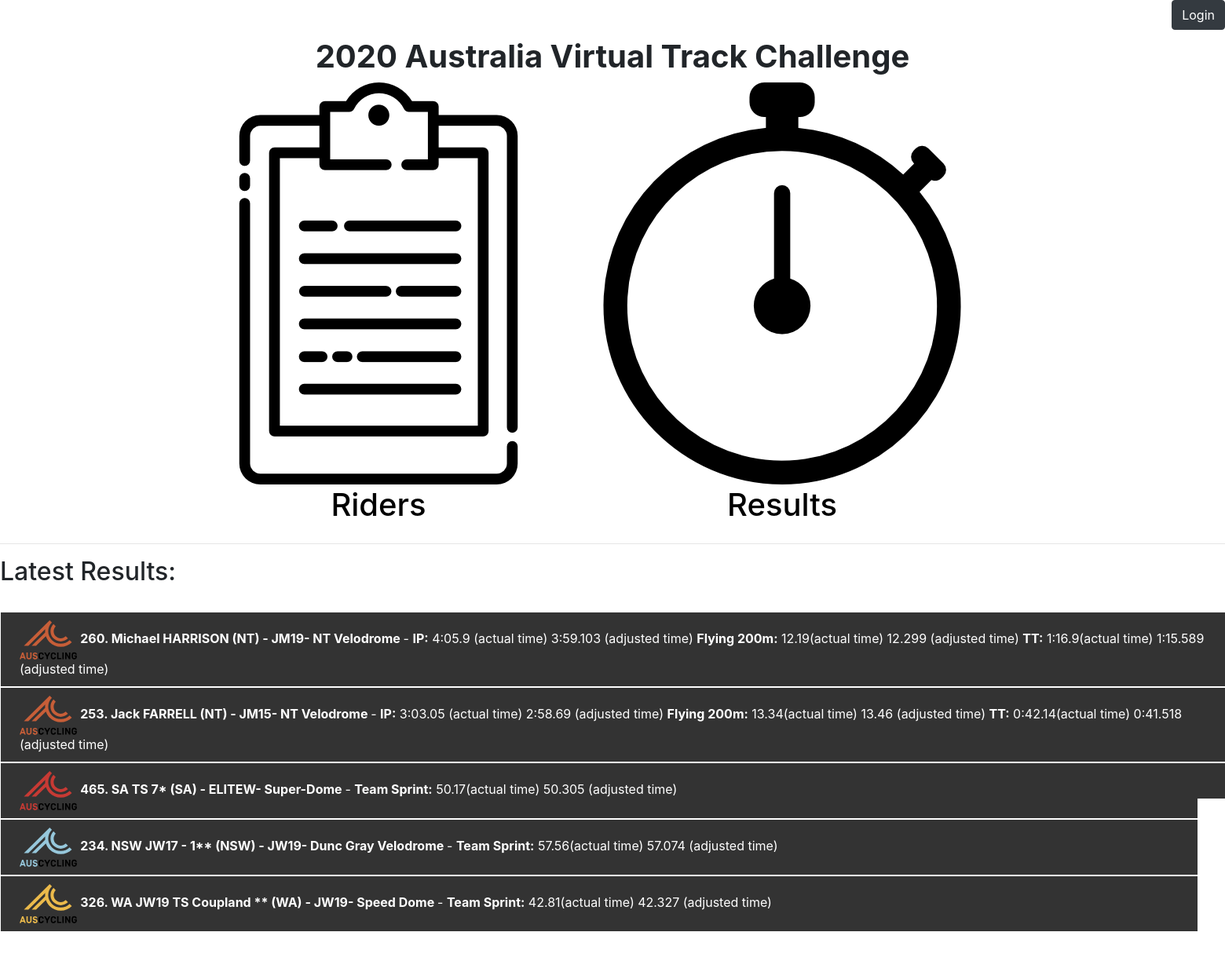
/1/, run on the app's committed database.
### web/models.py (models this page shows, shortened)
class Event(models.Model):
    name = models.CharField(null = True, max_length=100)
    date = models.DateField(null=True)
    finish = models.DateField(null=True)
    image = models.ImageField(upload_to='events/images/', null=True)
    National = 'Nat'
    NJTS = 'NJTS'
    event_option_choices = [
        (National, 'National'),
        (NJTS, 'NJTS')
    ]
    event_option = models.CharField(
        max_length=8,
        choices=event_option_choices,
        default=National
    )

class rider(models.Model):
    number = models.IntegerField()
    name = models.CharField(max_length=50)
    representing = models.CharField(max_length=100, blank=True)
    Individual = 'Ind'
    Team = 'Team'
    team_option_choices = [
        (Individual, 'Individual'),
        (Team, 'Team')
    ]
    team_option = models.CharField(
        max_length=4,
        choices=team_option_choices,
        default=Individual
    )
    ACT = 'ACT'
    NSW = 'NSW'
    NT = 'NT'
    QLD = 'QLD'
    SA = 'SA'
    TAS = 'TAS'
    VIC = 'VIC'
    WA = 'WA'
    state_option_choices = [
        (ACT, 'ACT'),
        (NSW, 'NSW'),
        (NT, 'NT'),
        (QLD, 'QLD'),
        (SA, 'SA'),
        (TAS, 'TAS'),
        (VIC, 'VIC'),
        (WA, 'WA'),
    ]
    state = models.CharField(
        max_length=3,
        choices=state_option_choices,
        default=NSW
    )
    velo1 = 'Dunc Gray Velodrome'
    velo2 = 'NT Velodrome'
    velo3 = 'Anna Meares Velodrome'
    velo4 = 'Super-Dome'
    velo5 = 'Silverdome'
    velo6 = 'DISC'
    velo7 = 'Speed Dome'
    velo_option_choices = [
        (velo1, 'Dunc Gray Velodrome'),
        (velo2, 'NT Velodrome'),
        (velo3, 'Anna Meares Velodrome'),
        (velo4, 'Super-Dome'),
        (velo5, 'Silverdome'),
        (velo6, 'DISC'),
        (velo7, 'Speed Dome'),
    ]
    velodrome = models.CharField(
        max_length=50,
         choices=velo_option_choices,
        default=velo1
    )
    team_member1 = models.CharField(max_length=50, blank=True)
    team_member2 = models.CharField(max_length=50, blank=True)
    team_member3 = models.CharField(max_length=50, blank=True)
    team_member4 = models.CharField(max_length=50, blank=True)
    jm15 = 'JM15'
    jw15 = 'JW15'
    jm17 = 'JM17'
    jw17 = 'JW17'
    jm19 = 'JM19'
    jw19 = 'JW19'
    elitem = 'ELITEM'
    elitew = 'ELITEW'
    parab = "Para-B"
    parac = "Para-C"
    age_option_choices = [
        (jm15, 'JM15'),
        (jw15, 'JW15'),
        (jm17, 'JM17'),
        (jw17, 'JW17'),
        (jm19, 'JM19'),
        (jw19, 'JW19'),
        (elitem, 'ELITEM'),
        (elitew, 'ELITEW'),
        (parab, 'PARA-B'),
        (parac, 'PARA-C'),
    ]
    agegroup = models.CharField(
        max_length=6,
        choices=age_option_choices,
        default=jm15
    )
    ip_time = models.CharField(max_length=2,null=True, blank=True)
    ip_time_second = models.CharField(max_length=6,null=True, blank=True)
    ip_time_total = models.FloatField(max_length=8,null=True, blank=True)
    ip_adjusted_time = models.CharField(max_length=8,null=True, blank=True)
    ip_adjusted_second = models.CharField(max_length=8,null=True, blank=True)
    ip_time_total_adjusted = models.FloatField(max_length=8,null=True, blank=True)
    ip_temp = models.FloatField(null=True, blank=True)
    ip_bp = models.FloatField(null=True, blank=True)
    ip_humdity = models.FloatField(null=True, blank=True)
    tt200_time = models.FloatField(max_length=10,null=True, blank=True)
    tt200_adjusted_time = models.FloatField(max_length=10,null=True, blank=True)
    tt200_temp = models.FloatField(null=True, blank=True)
    tt200_bp = models.FloatField(null=True, blank=True)
    tt200_humdity = models.FloatField(null=True, blank=True)
    ts_time = models.FloatField(max_length=10,null=True, blank=True)
    ts_adjusted_time = models.FloatField(max_length=10,null=True, blank=True)
    ts_temp = models.FloatField(null=True, blank=True)
    ts_bp = models.FloatField(null=True, blank=True)
    ts_humdity = models.FloatField(null=True, blank=True)
    ts_ineligable = models.BooleanField(default=False)
    tp_time = models.CharField(max_length=10,null=True, blank=True)
    tp_temp = models.CharField(max_length=10,null=True, blank=True)
    tp_time_second = models.CharField(max_length=6,null=True, blank=True)
    tp_time_total = models.FloatField(max_length=8, null=True, blank=True)
    tp_adjusted_time = models.CharField(max_length=8,null=True, blank=True)
    tp_adjusted_second = models.CharField(max_length=8,null=True, blank=True)
    tp_time_total_adjusted = models.FloatField(max_length=8,null=True, blank=True)
    tp_bp = models.FloatField(null=True, blank=True)
    tp_humdity = models.FloatField(null=True, blank=True)
    tp_ineligable = models.BooleanField(default=False)
    tt_time = models.CharField(max_length=2, null=True, blank=True)
    tt_time_second = models.CharField(max_length=6, null=True, blank=True)
    tt_time_total = models.FloatField(max_length=8, null=True, blank=True)
    tt_adjusted_time = models.CharField(max_length=8, null=True, blank=True)
    tt_adjusted_second = models.CharField(max_length=8, null=True, blank=True)
    tt_time_total_adjusted = models.FloatField(max_length=8, null=True, blank=True)
    tt_temp = models.FloatField(null=True, blank=True)
    tt_bp = models.FloatField(null=True, blank=True)
    tt_humdity = models.FloatField(null=True, blank=True)
    created = models.DateTimeField(auto_now_add=True, editable=False, null=False, blank=False)
    last_modified = models.DateTimeField(auto_now=True, editable=False, null=False, blank=False)
    user = models.ForeignKey(User,null=True, on_delete=models.CASCADE)
    event = models.ForeignKey(Event,null=True, on_delete=models.CASCADE, default=3)
    class Meta(object):
        ordering = ['-event','-id']

### web/views.py (the view)
# urls.py: path('<int:Event_id>/', views.event, name='event'),
def event(request, Event_id):
    events = get_object_or_404(Event, pk=Event_id)
    riderlist = rider.objects.filter(event=Event_id).order_by('-last_modified')[:5]
    return render(request, 'web/event.html', {'events': events, 'riders': riderlist})

### web/templates/web/event.html (shortened to what this page needs)
{% extends 'web/base.html'%}
{% block content %}
<br>
<div class="container" style = "height:100%">
    <center>
    <h1><b>{{ events.name }} </b></h1>
    </center>
    <table style = height:"100px">
        <tr>
            <th><a href="riders/"><div class="frontimage"><img style = "width:100%" src="/static/web/startlist.png"></div></a></th>
            <th><a href="results/"><div class="frontimage"><img style = "width:100%" src="/static/web/timer.png"></div></a></th>
        </tr>
        <tr style = "text-align:center">
            <td><a href="riders/" style = "color:black"><h1>Riders</h1></a></td>
            <td><a href="results/" style = "color:black"><h1>Results</h1></a></td>
        </tr>
    </table>
</div>
<hr>
<h2>Latest Results:</h2>
<br>
{% for rider in riders %}
{% if rider.user != None %}
<div class="btn-group">
    <a href="riders/{{ rider.id }}">
<button>
<img src="/static/web/{{ rider.state }}.svg" height = "50">  <b> {{ rider.number }}. {{ rider.name }} ({{ rider.state }}) - {{ rider.agegroup }}- {{ rider.velodrome }} </b> -
{% if rider.ip_time_second != None %}
<b>IP:</b> {{ rider.ip_time }}:{{ rider.ip_time_second }} (actual time) {{ rider.ip_adjusted_time }}:{{ rider.ip_adjusted_second }} (adjusted time)
{% endif %}
{% if rider.tt200_time != None %}
<b>Flying 200m:</b> {{ rider.tt200_time }}(actual time) {{ rider.tt200_adjusted_time }} (adjusted time){% endif %}
{% if rider.ts_time != None %}
<b>Team Sprint:</b> {{ rider.ts_time }}(actual time) {{ rider.ts_adjusted_time }} (adjusted time){% endif %}
{% if rider.tt_time_second != None %}
<b>TT:</b> {% if rider.tt_time == None %} {{ rider.tt_time_second }} (actual time) {% else %}{{ rider.tt_time }}:{{ rider.tt_time_second }}(actual time) {% endif %}
{% if rider.tt_adjusted_time == None %}{{ rider.tt_adjusted_second }} {% else %}{{ rider.tt_adjusted_time }}:{{ rider.tt_adjusted_second }} {% endif %}(adjusted time){% endif %}
<br>
</button>
        </a>
</div>
{% endif %}
{% endfor %}
<br>
<br>
{% endblock %}

### web/templates/web/base.html (style rules this page uses)
@media only screen and (min-width: 768px) { .btn-group button { background-color: #333333; border: 1px solid White; color: white; padding: 10px 24px; cursor: pointer; width: 1580px; display: block; text-align: left; } }
@media only screen and (min-width: 768px) { div.frontimage img { text-align:center height = "100" } }

### data on the page
Event: name "2020 Australia Virtual Track Challenge"
rider: number "260", name "Michael HARRISON", state "NT", agegroup "JM19", velodrome "NT Velodrome", ip_time "4", ip_time_second "05.9", ip_adjusted_time "3", ip_adjusted_second "59.103", tt200_time "12.19", tt200_adjusted_time "12.299", tt_time "1", tt_time_second "16.9", tt_adjusted_time "1", tt_adjusted_second "15.589"
rider: number "253", name "Jack FARRELL", state "NT", agegroup "JM15", velodrome "NT Velodrome", ip_time "3", ip_time_second "03.05", ip_adjusted_time "2", ip_adjusted_second "58.69", tt200_time "13.34", tt200_adjusted_time "13.46", tt_time "0", tt_time_second "42.14", tt_adjusted_time "0", tt_adjusted_second "41.518"
rider: shows a picture, number "465", name "SA TS 7*", state "SA", agegroup "ELITEW", velodrome "Super-Dome", ts_time "50.17", ts_adjusted_time "50.305"
rider: shows a picture, number "234", name "NSW JW17 - 1**", state "NSW", agegroup "JW19", velodrome "Dunc Gray Velodrome", ts_time "57.56", ts_adjusted_time "57.074"
rider: shows a picture, number "326", name "WA JW19 TS Coupland **", state "WA", agegroup "JW19", velodrome "Speed Dome", ts_time "42.81", ts_adjusted_time "42.327"
